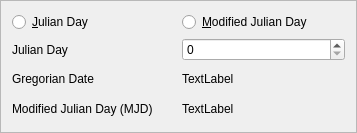
<?xml version="1.0" encoding="UTF-8"?>
<ui version="4.0">
 <class>Frame</class>
 <widget class="QFrame" name="Frame">
  <property name="geometry">
   <rect>
    <x>0</x>
    <y>0</y>
    <width>357</width>
    <height>133</height>
   </rect>
  </property>
  <property name="windowTitle">
   <string>Gregorian Date to Julian Day</string>
  </property>
  <property name="frameShape">
   <enum>QFrame::StyledPanel</enum>
  </property>
  <property name="frameShadow">
   <enum>QFrame::Raised</enum>
  </property>
  <layout class="QGridLayout" name="gridLayout">
   <item row="1" column="0">
    <widget class="QLabel" name="label_2">
     <property name="text">
      <string>Julian Day</string>
     </property>
    </widget>
   </item>
   <item row="2" column="0">
    <widget class="QLabel" name="label">
     <property name="text">
      <string>Gregorian Date</string>
     </property>
    </widget>
   </item>
   <item row="2" column="1">
    <widget class="QLabel" name="labelGregorianDate">
     <property name="text">
      <string>TextLabel</string>
     </property>
    </widget>
   </item>
   <item row="3" column="0">
    <widget class="QLabel" name="labelDescription">
     <property name="text">
      <string>Modified Julian Day (MJD)</string>
     </property>
    </widget>
   </item>
   <item row="1" column="1">
    <widget class="QSpinBox" name="spinBoxJulianDay">
     <property name="maximum">
      <number>3000000</number>
     </property>
    </widget>
   </item>
   <item row="3" column="1">
    <widget class="QLabel" name="labelMJD">
     <property name="text">
      <string>TextLabel</string>
     </property>
    </widget>
   </item>
   <item row="0" column="0">
    <widget class="QRadioButton" name="radioButtonJD">
     <property name="text">
      <string>&amp;Julian Day</string>
     </property>
    </widget>
   </item>
   <item row="0" column="1">
    <widget class="QRadioButton" name="radioButtonMJD">
     <property name="text">
      <string>&amp;Modified Julian Day</string>
     </property>
    </widget>
   </item>
  </layout>
 </widget>
 <resources/>
 <connections/>
</ui>
